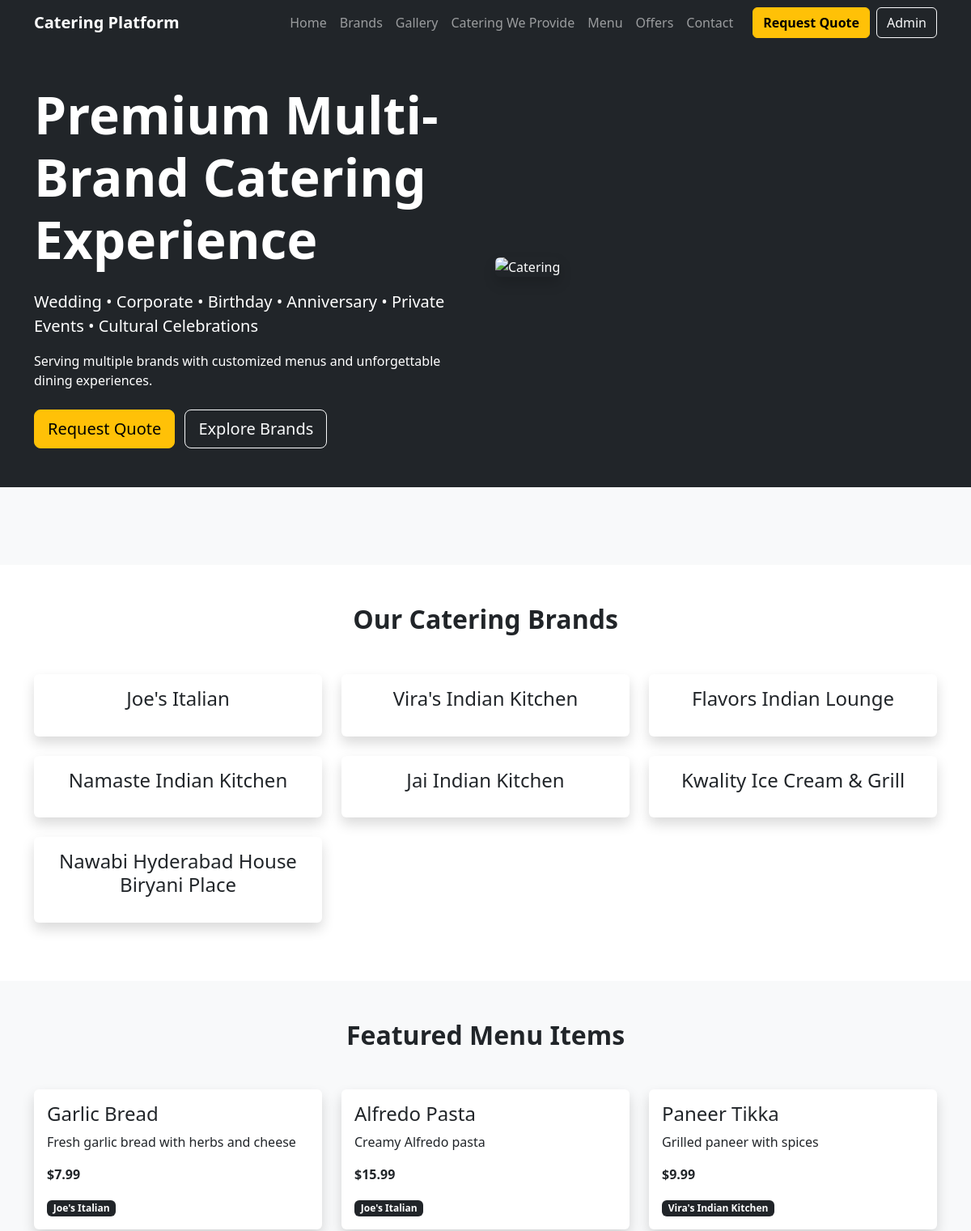
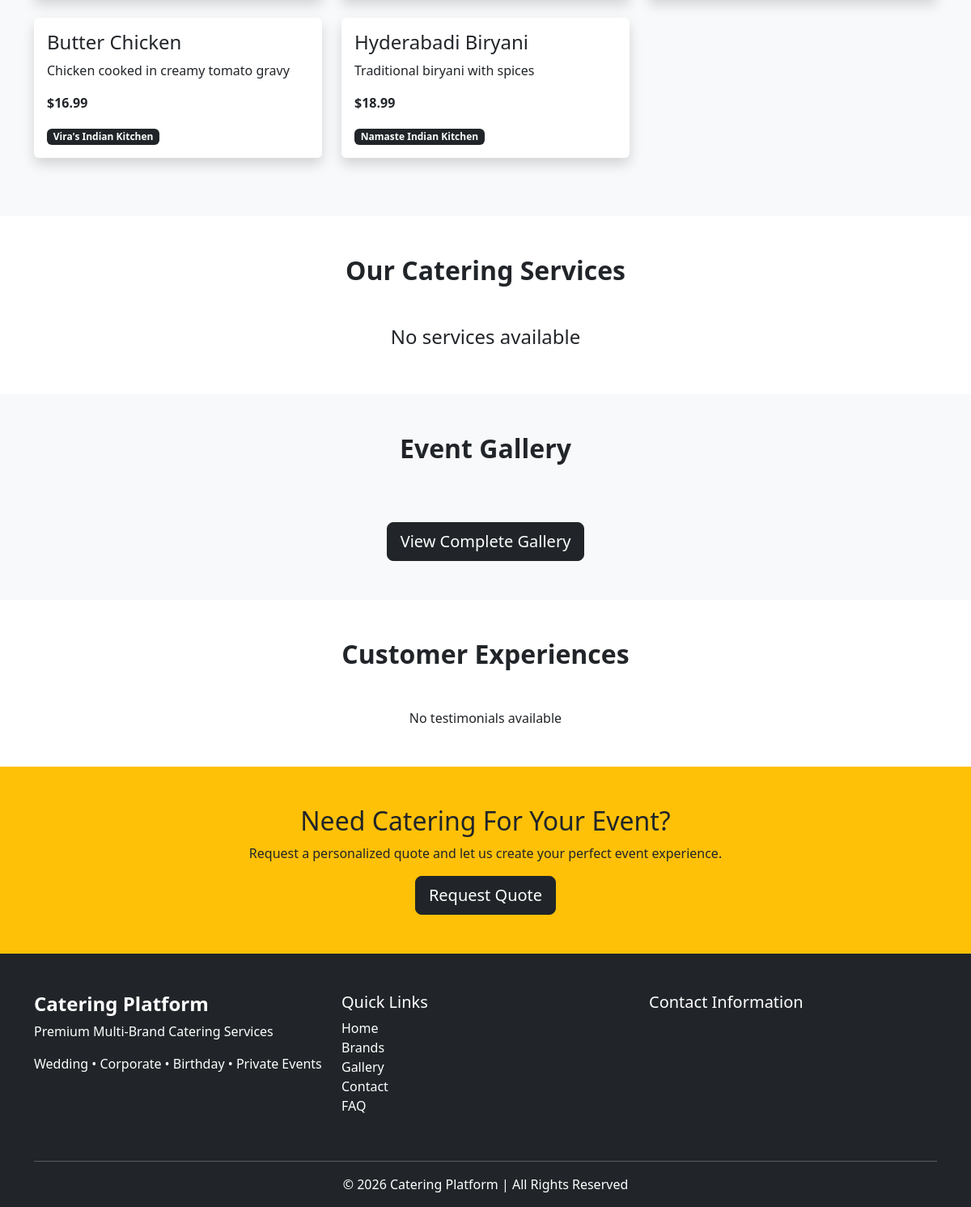
The page / on the database its author committed (2 pictures, top to bottom).
### brands/models.py (models this page shows)
class Brand(models.Model):
    name = models.CharField(
        max_length=100
    )
    active = models.BooleanField(
        default=True
    )
    def __str__(self):
        return self.name

### menu/models.py (models this page shows, shortened)
class MenuItem(models.Model):
    brand = models.ForeignKey(
        Brand,
        on_delete=models.CASCADE
    )
    category = models.ForeignKey(
        Category,
        on_delete=models.CASCADE
    )
    name = models.CharField(
        max_length=100
    )
    description = models.TextField()
    price = models.DecimalField(
        max_digits=10,
        decimal_places=2
    )
    available = models.BooleanField(
        default=True
    )

### core/views.py (the view)
# urls.py: 2. Add a URL to urlpatterns:  path('', views.home, name='home')
def home(request):
    brands = Brand.objects.filter(
        active=True
    )
    menu_items = MenuItem.objects.filter(
        available=True
    )[:6]
    services = Service.objects.filter(
        active=True
    )
    testimonials = Testimonial.objects.filter(
        active=True
    )
    cta = CTASection.objects.filter(
        active=True
    ).first()
    gallery_items = Gallery.objects.filter(
        active=True
    ).order_by(
        '-created'
    )[:6]
    contact = ContactInfo.objects.filter(
        active=True
    ).first()
    statistics = Statistic.objects.filter(
        active=True
    )
    context = {
        'brands': brands,
        'menu_items': menu_items,
        'services': services,
        'testimonials': testimonials,
        'cta': cta,
        'gallery_items': gallery_items,
        'contact': contact,
        'statistics': statistics
    }
    return render(
        request,
        'home/index.html',
        context
    )

### templates/home/index.html (shortened to what this page needs)
{% extends 'base.html' %}
{% block content %}
<section class="bg-dark text-white py-5">
<div class="container">
<div class="row align-items-center">
<div class="col-lg-6">
<h1 class="display-3 fw-bold">
Premium Multi-Brand
Catering Experience
</h1>
<p class="lead mt-4">
Wedding • Corporate • Birthday • Anniversary • Private Events • Cultural Celebrations
</p>
<p>
Serving multiple brands with customized menus and unforgettable dining experiences.
</p>
<div class="mt-4">
<a
href="/request-quote/"
class="btn btn-warning btn-lg">
Request Quote
</a>
<a
href="/brands/"
class="btn btn-outline-light btn-lg ms-2">
Explore Brands
</a>
</div>
</div>
<div class="col-lg-6">
<img
src="https://images.unsplash.com/photo-1555244162-803834f70033?w=1000"
class="img-fluid rounded shadow"
alt="Catering">
</div>
</div>
</div>
</section>
<section class="py-5 bg-light">
</section>
<section
id="brands"
class="py-5">
<div class="container">
<h2 class="text-center fw-bold mb-5">
Our Catering Brands
</h2>
<div class="row">
{% for brand in brands %}
<div class="col-md-4 mb-4">
<a
href="{% url 'brand_detail' brand.id %}"
style="text-decoration:none;color:black;">
<div class="card border-0 shadow h-100">
<div class="card-body text-center">
<h4>
{{brand.name}}
</h4>
</div>
</div>
</a>
</div>
{% endfor %}
</div>
</div>
</section>
<section class="bg-light py-5">
<div class="container">
<h2 class="text-center fw-bold mb-5">
Featured Menu Items
</h2>
<div class="row">
{% for item in menu_items %}
<div class="col-md-4 mb-4">
<div class="card border-0 shadow h-100">
<div class="card-body">
<h4>
{{item.name}}
</h4>
<p>
{{item.description}}
</p>
<p class="fw-bold">
${{item.price}}
</p>
<span class="badge bg-dark">
{{item.brand}}
</span>
</div>
</div>
</div>
{% endfor %}
</div>
</div>
</section>
<section class="py-5">
<div class="container">
<h2 class="text-center fw-bold mb-5">
Our Catering Services
</h2>
<div class="row">
{% for service in services %}
<div class="col-md-4 mb-4">
<div class="card border-0 shadow h-100">
{% if service.image %}
<img
src="{{service.image.url}}"
class="card-img-top"
style="height:250px;object-fit:cover;">
{% endif %}
<div class="card-body text-center">
<h4>
{{service.title}}
</h4>
<p>
{{service.description|truncatewords:15}}
</p>
</div>
</div>
</div>
{% empty %}
<div class="text-center">
<h4>
No services available
</h4>
</div>
{% endfor %}
</div>
</div>
</section>
<section class="bg-light py-5">
<div class="container">
<h2 class="text-center fw-bold mb-5">
Event Gallery
</h2>
<div class="text-center mt-4">
<a
href="/gallery/"
class="btn btn-dark btn-lg">
View Complete Gallery
</a>
</div>
</div>
</section>
<section class="py-5">
<div class="container">
<h2 class="text-center fw-bold mb-5">
Customer Experiences
</h2>
<div class="row">
{% for testimonial in testimonials %}
<div class="col-md-4 mb-4">
<div class="card shadow p-4 h-100">
<h5>
{{testimonial.rating}} ⭐
</h5>
<p class="mt-3">
{{testimonial.review}}
</p>
<h5>
{{testimonial.customer_name}}
</h5>
</div>
</div>
{% empty %}
<div class="text-center">
No testimonials available
</div>
{% endfor %}
</div>
</div>
</section>
<section class="bg-warning py-5">
<div class="container text-center">
<h2>
Need Catering For Your Event?
</h2>
<p>
Request a personalized quote and let us create your perfect event experience.
</p>
<a
href="/request-quote/"
class="btn btn-dark btn-lg">
Request Quote
</a>
</div>
</section>
{% endblock %}

### rows shown on the page
Brand: name "Joe's Italian"
Brand: name "Vira's Indian Kitchen"
Brand: name "Flavors Indian Lounge"
Brand: name "Namaste Indian Kitchen"
Brand: name "Jai Indian Kitchen"
Brand: name "Kwality Ice Cream & Grill"
Brand: name "Nawabi Hyderabad House Biryani Place"
MenuItem: name "Garlic Bread", description "Fresh garlic bread with herbs and cheese", price "7.99", brand "Joe's Italian"
MenuItem: name "Alfredo Pasta", description "Creamy Alfredo pasta", price "15.99", brand "Joe's Italian"
MenuItem: name "Paneer Tikka", description "Grilled paneer with spices", price "9.99", brand "Vira's Indian Kitchen"
MenuItem: name "Butter Chicken", description "Chicken cooked in creamy tomato gravy", price "16.99", brand "Vira's Indian Kitchen"
MenuItem: name "Hyderabadi Biryani", description "Traditional biryani with spices", price "18.99", brand "Namaste Indian Kitchen"
